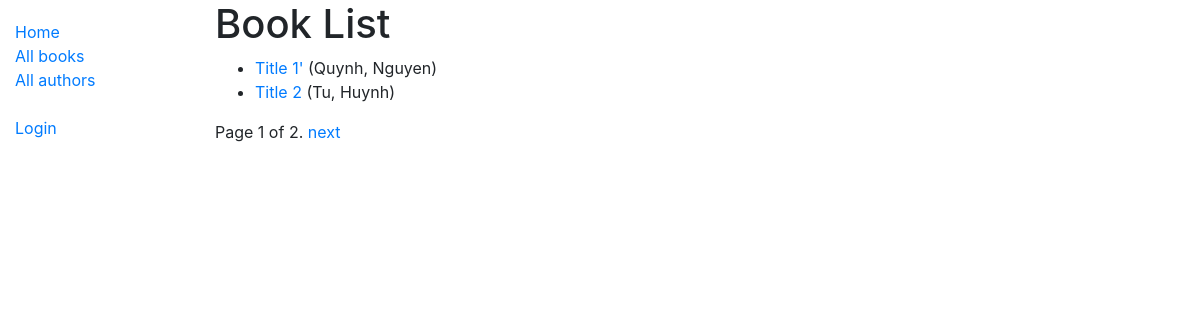
/catalog/books/, run on the app's committed database.
### catalog/models.py (models this page shows, shortened)
class Book(models.Model):
    title = models.CharField(max_length=200)
    author = models.ForeignKey("Author", on_delete=models.SET_NULL, null=True)
    summary = models.TextField(
        max_length=1000, help_text="Enter a brief description of the book"
    )
    isbn = models.CharField(
        "ISBN",
        max_length=13,
        help_text='13 Character <a href="https://www.isbn-international.org/content/what-isbn">ISBN number</a>',
    )
    genre = models.ManyToManyField(Genre, help_text="Select a genre for this book")
    def display_genre(self):
        """Create a string for the Genre. This is required to display genre in Admin."""
        return ", ".join(genre.name for genre in self.genre.all()[:3])
    display_genre.short_description = "Genre"
    def get_absolute_url(self):
        return reverse("book-detail", args=[str(self.id)])

class Author(models.Model):
    first_name = models.CharField(max_length=100)
    last_name = models.CharField(max_length=100)
    date_of_birth = models.DateField(null=True, blank=True)
    date_of_death = models.DateField("died", null=True, blank=True)
    class Meta:
        ordering = ["last_name", "first_name"]
    def __str__(self):
        return f"{self.last_name}, {self.first_name}"

### catalog/views.py (the view)
# urls.py: path('books/', views.BookListView.as_view(), name='books'),
class BookListView(generic.ListView):
    model = Book
    paginate_by = 2

### catalog/templates/catalog/book_list.html
{% extends "base_generic.html" %}
{% block content %}
  <h1>Book List</h1>
  {% if book_list %}
  <ul>
    {% for book in book_list %}
      <li>
        <a href="{{ book.get_absolute_url }}">{{ book.title }}</a> ({{book.author}})
      </li>
    {% endfor %}
  </ul>
  {% else %}
  <p>There are no books in the library.</p>
  {% endif %}
{% endblock %}

### data on the page
Book: title "Title 1'", author "Quynh, Nguyen"
Book: title "Title 2", author "Tu, Huynh"

### other printed values
{{ page_obj.number }} "1"
{{ page_obj.paginator.num_pages }} "2"
